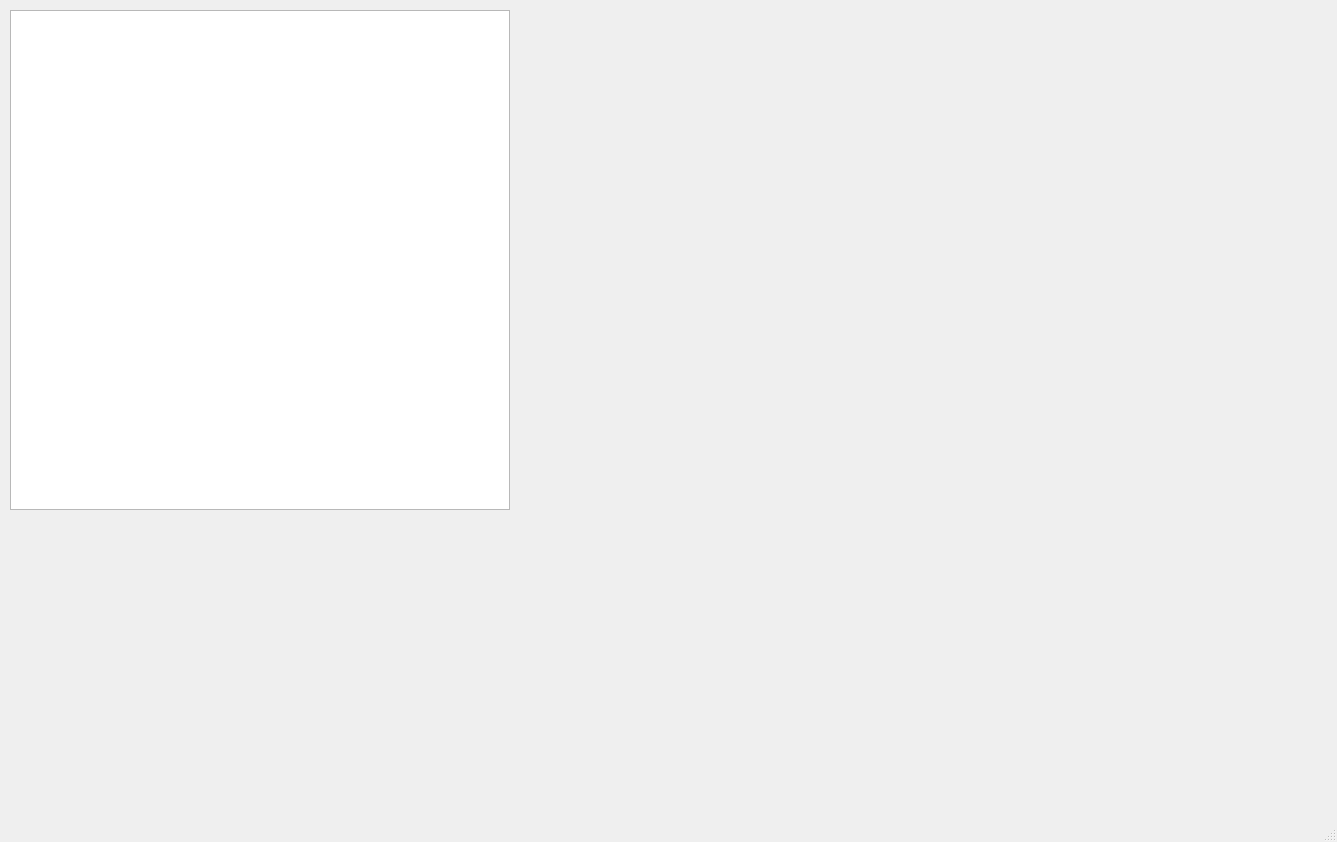
<?xml version="1.0" encoding="UTF-8"?>
<ui version="4.0">
 <class>MainWindow</class>
 <widget class="QMainWindow" name="MainWindow">
  <property name="geometry">
   <rect>
    <x>0</x>
    <y>0</y>
    <width>1337</width>
    <height>842</height>
   </rect>
  </property>
  <property name="windowTitle">
   <string>MainWindow</string>
  </property>
  <widget class="QWidget" name="centralwidget">
   <widget class="QGraphicsView" name="graphicsView">
    <property name="geometry">
     <rect>
      <x>10</x>
      <y>10</y>
      <width>500</width>
      <height>500</height>
     </rect>
    </property>
    <property name="sizePolicy">
     <sizepolicy hsizetype="Expanding" vsizetype="Expanding">
      <horstretch>0</horstretch>
      <verstretch>0</verstretch>
     </sizepolicy>
    </property>
   </widget>
  </widget>
  <widget class="QMenuBar" name="menubar">
   <property name="geometry">
    <rect>
     <x>0</x>
     <y>0</y>
     <width>1337</width>
     <height>20</height>
    </rect>
   </property>
  </widget>
  <widget class="QStatusBar" name="statusbar"/>
 </widget>
 <resources/>
 <connections/>
</ui>
